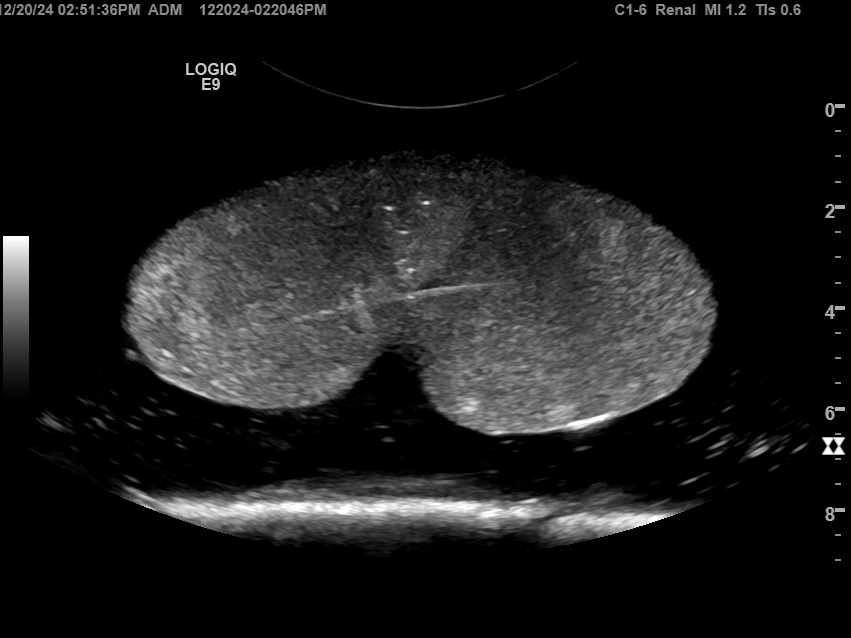
#> input picture Mini_Project_2/phantom_scan.png, 851 x 638 px, found by its file name; its folder holds 7 pictures in this run
$ python segmentation_function.py
#> lines starting #> are read from the running program, lines starting #| are printed output that depends on the picture; after the words box and inside, x2 and y2 are one past the last pixel; in counts of white or black regions, pixels touching at a corner belong together
### Mini_Project_2/cleaning.py
# Removing small white dots, filling in small black dots

import cv2
import numpy as np


# [84 lines left out: functions dots, blobs, blur_smooth, all_clean, not called in this run]

#same as all_clean but reads in mask instead of mask_filename
def clean(mask, mask_filename, base_filename, dots_kernel_size, min_blob_size, max_blob_size, blur_kernel_size):

    #DOTS CLEANING
    # Structuring element
    kernel = cv2.getStructuringElement(cv2.MORPH_ELLIPSE, (dots_kernel_size, dots_kernel_size))

    # Morphological opening: removes small white noise
    mask = cv2.morphologyEx(mask, cv2.MORPH_OPEN, kernel)

    # Morphological closing: fills small black holes
    mask = cv2.morphologyEx(mask, cv2.MORPH_CLOSE, kernel)

    #BLOBS CLEANING
    # Connected components

    # Ensure mask is in binary
    mask = (mask > 0).astype(np.uint8) * 255

    num_labels, labels, stats, _ = cv2.connectedComponentsWithStats(mask, connectivity=8)

    # keep only components larger than min_size
    mask = np.zeros_like(mask)
    for i in range(1, num_labels):  # skip background (label 0)
        area = stats[i, cv2.CC_STAT_AREA]
        if max_blob_size is None:
            if area >= min_blob_size: # blob area must be >= threshold
                mask[labels == i] = 255

        else:
            if area >= min_blob_size and max_blob_size is not None and area <= max_blob_size: # blob area must be >= threshold
                mask[labels == i] = 255

        # Blur then re-threshold to binary
    mask = cv2.GaussianBlur(mask.astype(np.uint8), (blur_kernel_size, blur_kernel_size), 0)
    mask = (mask > 127).astype(np.uint8) * 255

    cv2.imwrite(f"mask_{mask_filename}_{base_filename}", mask)

    return mask

### Mini_Project_2/apply_mask.py
# Apply segmentation mask over original image

import cv2
import numpy as np
import os


# [11 lines left out: function apply_mask, not called in this run]


#apply_mask('allclean_simple_mask.png', 'test_files/phantom_scan.png')


# same as apply_mask but reads in mask itself instead of mask filename
def apply(mask, mask_filename, image_filename, base_filename, inverted = False):
    img = cv2.imread(image_filename, cv2.IMREAD_GRAYSCALE)
    if inverted == True:
        img = 255 - img
    base_filename = os.path.splitext(os.path.basename(image_filename))[0]


    segmented_img = np.where(mask>0, img, 0).astype(np.uint8)

    cv2.imwrite(f"segmented_{mask_filename}_{base_filename}.png", segmented_img)

### Mini_Project_2/segmentation_function.py
# Full segmentation function

import cv2
import numpy as np
import os

def segment(image_filename, masktype, threshold = None, blockSize = None, C = None, k = None, dots_kernel_size = None, min_blob_size = None, max_blob_size = None, blur_kernel_size = None, inverted = False):
    img = cv2.imread(image_filename, cv2.IMREAD_GRAYSCALE)
    try:
        base_filename = f"{os.path.splitext(os.path.basename(image_filename))[0]}.png"
    except:
        base_filename = image_filename

    if masktype == "simple":

        mask = np.where(img >= threshold, 255, 0).astype(np.uint8)

    elif masktype == "mean_adaptive":

        mask = cv2.adaptiveThreshold(
            src=img,
            maxValue=255,
            adaptiveMethod=cv2.ADAPTIVE_THRESH_MEAN_C,  # Mean of the neighborhood
            thresholdType=cv2.THRESH_BINARY,
            blockSize=blockSize,   # Size of neighborhood (must be odd and >1)
                            # Width and height (in pixels) of the square neighborhood
            C=C            # Constant subtracted from mean
                            # Negative number good if ROI is brighter than background
        )

    elif masktype == "gaussian_adaptive":
        mask = cv2.adaptiveThreshold(
            src=img,
            maxValue=255,
            adaptiveMethod=cv2.ADAPTIVE_THRESH_GAUSSIAN_C,  # Gaussian window
            thresholdType=cv2.THRESH_BINARY,
            blockSize=blockSize,   # Size of neighborhood (must be odd)
            C=C             # Constant subtracted from weighted mean
        )

    elif masktype == "sauvola":

        from skimage.util import view_as_windows

        # Parameters
        #blockSize = 15  # Odd number
        #k = 0.7         # Controls how much std dev influences threshold
        R = 128          # dynamic range for std dev in 8-bit images. usually 128

        # Pad the image to handle borders
        pad = blockSize // 2
        padded_img = cv2.copyMakeBorder(img, pad, pad, pad, pad, borderType=cv2.BORDER_REFLECT)

        # Create sliding windows
        windows = view_as_windows(padded_img, (blockSize, blockSize))

        # Compute local means and stds
        means = np.mean(windows, axis=(2, 3))
        stds = np.std(windows, axis=(2, 3))

        # Sauvola threshold matrix
        sauvola_thresholds = means * (1 + k * ((stds / R) - 1))

        # Apply threshold
        mask = (img > sauvola_thresholds).astype(np.uint8) * 255


    elif masktype == "otsu":

        _, mask = cv2.threshold(
            img,                # input image
            0,                  # initial threshold (ignored)
            255,                # max value for binary
            cv2.THRESH_BINARY + cv2.THRESH_OTSU
        )


    #cv2.imwrite(f"{masktype}_mask_{base_filename}.png", mask)
    from cleaning import clean
    cleaned_mask = clean(mask, masktype, base_filename, dots_kernel_size, min_blob_size, max_blob_size, blur_kernel_size)

    from apply_mask import apply
    if inverted == False:
        apply(cleaned_mask, masktype, image_filename, base_filename, inverted = False)
    else:
        apply(cleaned_mask, masktype, image_filename, base_filename, inverted = True)

    return cleaned_mask


segment('test_files/phantom_scan.png', 'simple', threshold = 10, dots_kernel_size = 11, min_blob_size = 100000, blur_kernel_size = 91)
#> in segment, img is the input picture: shape (638, 851); min 0, max 255, mean 26
#> in segment, `mask = np.where(img >= threshold, 255, 0).astype(np.uint8)`:
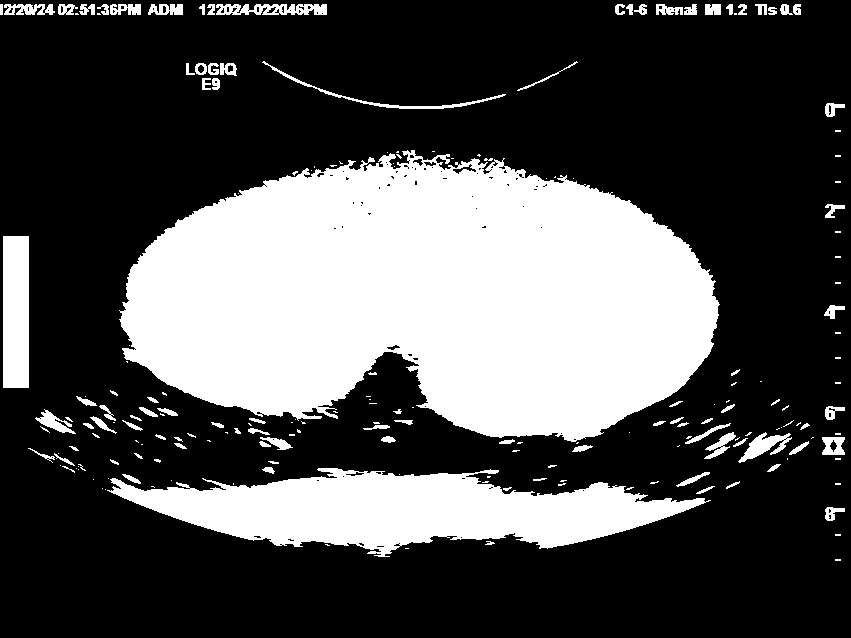
#> mask: shape (638, 851); 31.1% white; 200 white regions (103 under 20 px), largest, box (x1, y1, x2, y2) and area: (119, 150, 720, 442) 125214, (107, 468, 711, 557) 28992, (3, 236, 29, 388) 3952
#> in clean, `mask = cv2.morphologyEx(mask, cv2.MORPH_OPEN, kernel)`: mask: shape (638, 851); 28.5% white; 5 white regions, box (x1, y1, x2, y2) and area: (121, 165, 718, 441) 122711, (119, 472, 691, 550) 27639, (3, 236, 29, 388) 3920, (746, 437, 774, 459) 375, (42, 413, 55, 427) 137
#> in clean, `mask = cv2.morphologyEx(mask, cv2.MORPH_CLOSE, kernel)`: mask: shape (638, 851); 28.7% white; 5 white regions, box (x1, y1, x2, y2) and area: (121, 165, 718, 441) 123036, (119, 472, 691, 550) 27731, (0, 236, 29, 388) 4356, (746, 437, 774, 459) 376, (42, 413, 55, 427) 137
#> in clean, `num_labels, labels, stats, _ = cv2.connectedComponentsWithStats(mask, ..`: labels: shape (638, 851) int32; 6 distinct labels, from 0 to 5
#> in clean, `num_labels, labels, stats, _ = cv2.connectedComponentsWithStats(mask, ..`: num_labels = 6; stats = [[0, 0, 851, 638, 387302], [121, 165, 597, 276, 123036], [0, 236, 29, 152, 4356], [42, 413, 13, 14, 137], [746, 437, 28, 22, 376], [119, 472, 572, 78, 27731]]
#> the loop in clean, `for i in range(1, num_labels):` made 5 passes
#> area on passes 1 to 5: 123036, 4356, 137, 376, 27731
#> after the loop in clean, `for i in range(1, num_labels):`: mask: shape (638, 851); 22.7% white; 1 white region, box (x1, y1, x2, y2) and area: (121, 165, 718, 441) 123036
#> in clean, `mask = (mask > 127).astype(np.uint8) * 255`: mask: shape (638, 851); 22.6% white; 1 white region, box (x1, y1, x2, y2) and area: (124, 168, 716, 438) 122437


segment('test_files/inverted_IJcarotid.png', 'simple', threshold = 215, dots_kernel_size = 3, min_blob_size = 1500, max_blob_size = 10000 , blur_kernel_size = 31, inverted = True)
#> call 2 of segment, with image_filename = 'test_files/inverted_IJcarotid.png', masktype = 'simple', threshold = 215, dots_kernel_size = 3, min_blob_size = 1500, max_blob_size = 10000, blur_kernel_size = 31, inverted = True
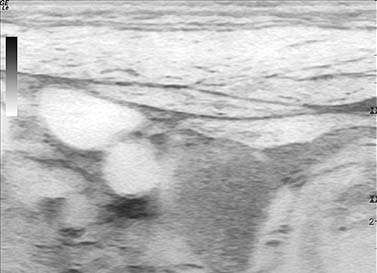
#> input picture Mini_Project_2/inverted_IJcarotid.png, 377 x 273 px, found by its file name
#> in segment, img is the input picture: shape (273, 377); min 0, max 255, mean 186.5
#> in segment (call 2), `mask = np.where(img >= threshold, 255, 0).astype(np.uint8)`: mask: shape (273, 377); 28.9% white; 217 white regions (186 under 20 px), largest, box (x1, y1, x2, y2) and area: (1, 23, 377, 93) 15923, (32, 89, 163, 193) 5769, (205, 115, 335, 147) 1661
#> in clean (call 2), `mask = cv2.morphologyEx(mask, cv2.MORPH_OPEN, kernel)`: mask: shape (273, 377); 26.3% white; 98 white regions (50 under 20 px), largest, box (x1, y1, x2, y2) and area: (1, 24, 377, 85) 15480, (35, 89, 143, 149) 4033, (106, 142, 160, 190) 1553
#> in clean (call 2), `mask = cv2.morphologyEx(mask, cv2.MORPH_CLOSE, kernel)`: mask: shape (273, 377); 27.2% white; 85 white regions (44 under 20 px), largest, box (x1, y1, x2, y2) and area: (0, 24, 377, 85) 15951, (35, 89, 143, 149) 4040, (106, 142, 160, 193) 1655
#> in clean (call 2), `num_labels, labels, stats, _ = cv2.connectedComponentsWithStats(mask, ..`: labels: shape (273, 377) int32; 86 distinct labels, from 0 to 85
#> in clean (call 2), `num_labels, labels, stats, _ = cv2.connectedComponentsWithStats(mask, ..`: num_labels = 86; stats = 86 rows, first 6: [0, 0, 377, 273, 74960], [12, 5, 8, 4, 21], [21, 5, 7, 4, 18], [36, 4, 26, 6, 82], [63, 5, 16, 5, 45], [82, 5, 11, 3, 25]
#> the loop in clean (call 2), `for i in range(1, num_labels):` made 85 passes
#> area on passes 1, 3, 4, 5, 6, 11, 16, 19, 22, 25, 27, 28: 21, 82, 45, 25, 23, 59, 27, 73, 164, 20, 22, 27
#> after the loop in clean (call 2), `for i in range(1, num_labels):`: mask: shape (273, 377); 5.5% white; 2 white regions, box (x1, y1, x2, y2) and area: (35, 89, 143, 149) 4040, (106, 142, 160, 193) 1655
#> in clean (call 2), `mask = (mask > 127).astype(np.uint8) * 255`: mask: shape (273, 377); 5.4% white; 2 white regions, box (x1, y1, x2, y2) and area: (38, 89, 140, 148) 3988, (110, 144, 157, 189) 1591


segment('test_files/inverted_carotid.png', 'simple', threshold = 235, dots_kernel_size = 3, min_blob_size = 2000, max_blob_size = 2900 , blur_kernel_size = 31, inverted = True)
#> call 3 of segment, with image_filename = 'test_files/inverted_carotid.png', masktype = 'simple', threshold = 235, dots_kernel_size = 3, min_blob_size = 2000, max_blob_size = 2900, blur_kernel_size = 31, inverted = True
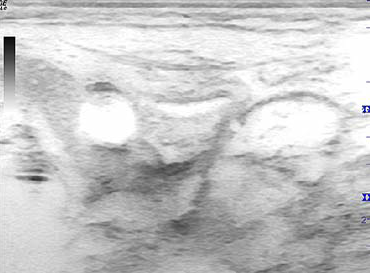
#> input picture Mini_Project_2/inverted_carotid.png, 370 x 273 px, found by its file name
#> in segment (call 3), `mask = np.where(img >= threshold, 255, 0).astype(np.uint8)`: mask: shape (273, 370); 21.8% white; 193 white regions (173 under 20 px), largest, box (x1, y1, x2, y2) and area: (0, 20, 370, 114) 12457, (240, 101, 344, 153) 3486, (73, 97, 138, 143) 2144
#> call 3 of clean, with mask_filename = 'simple', base_filename = 'inverted_carotid.png', dots_kernel_size = 3, min_blob_size = 2000, max_blob_size = 2900, blur_kernel_size = 31
#> in clean (call 3), `mask = cv2.morphologyEx(mask, cv2.MORPH_OPEN, kernel)`: mask: shape (273, 370); 20% white; 45 white regions (24 under 20 px), largest, box (x1, y1, x2, y2) and area: (0, 20, 370, 111) 10958, (241, 101, 342, 152) 3370, (74, 97, 137, 143) 2108
#> in clean (call 3), `mask = cv2.morphologyEx(mask, cv2.MORPH_CLOSE, kernel)`: mask: shape (273, 370); 20.8% white; 35 white regions (14 under 20 px), largest, box (x1, y1, x2, y2) and area: (0, 20, 370, 111) 11509, (241, 101, 342, 154) 3513, (74, 97, 137, 143) 2133
#> in clean (call 3), `num_labels, labels, stats, _ = cv2.connectedComponentsWithStats(mask, ..`:
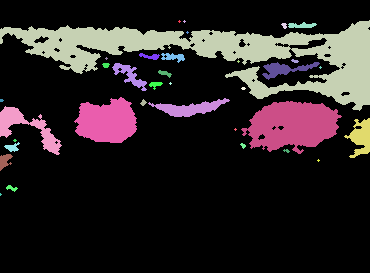
#> labels: shape (273, 370) int32; 36 distinct labels, from 0 to 35; one colour per label, 0 black
#> in clean (call 3), `num_labels, labels, stats, _ = cv2.connectedComponentsWithStats(mask, ..`: num_labels = 36; stats = 36 rows, first 6: [0, 0, 370, 273, 79987], [178, 20, 3, 3, 5], [183, 20, 3, 3, 5], [0, 20, 370, 91, 11509], [281, 23, 6, 6, 24], [288, 22, 29, 6, 117]
#> the loop in clean (call 3), `for i in range(1, num_labels):` made 35 passes
#> area on passes 3, 4, 5, 7, 8, 10, 12, 13, 14, 16, 17, 20: 11509, 24, 117, 78, 132, 20, 30, 343, 421, 52, 59, 2133
#> after the loop in clean (call 3), `for i in range(1, num_labels):`: mask: shape (273, 370); 2.1% white; 1 white region, box (x1, y1, x2, y2) and area: (74, 97, 137, 143) 2133
#> in clean (call 3), `mask = (mask > 127).astype(np.uint8) * 255`: mask: shape (273, 370); 2% white; 1 white region, box (x1, y1, x2, y2) and area: (77, 99, 136, 143) 2050


# [12 lines of commented-out code are left out]

segment('test_files/inverted_carotid_dicom.png', 'simple', threshold = 135, dots_kernel_size = 27, min_blob_size = 4500, max_blob_size = 5000 , blur_kernel_size = 51, inverted = True)
#> call 4 of segment, with image_filename = 'test_files/inverted_carotid_dicom.png', masktype = 'simple', threshold = 135, dots_kernel_size = 27, min_blob_size = 4500, max_blob_size = 5000, blur_kernel_size = 51, inverted = True
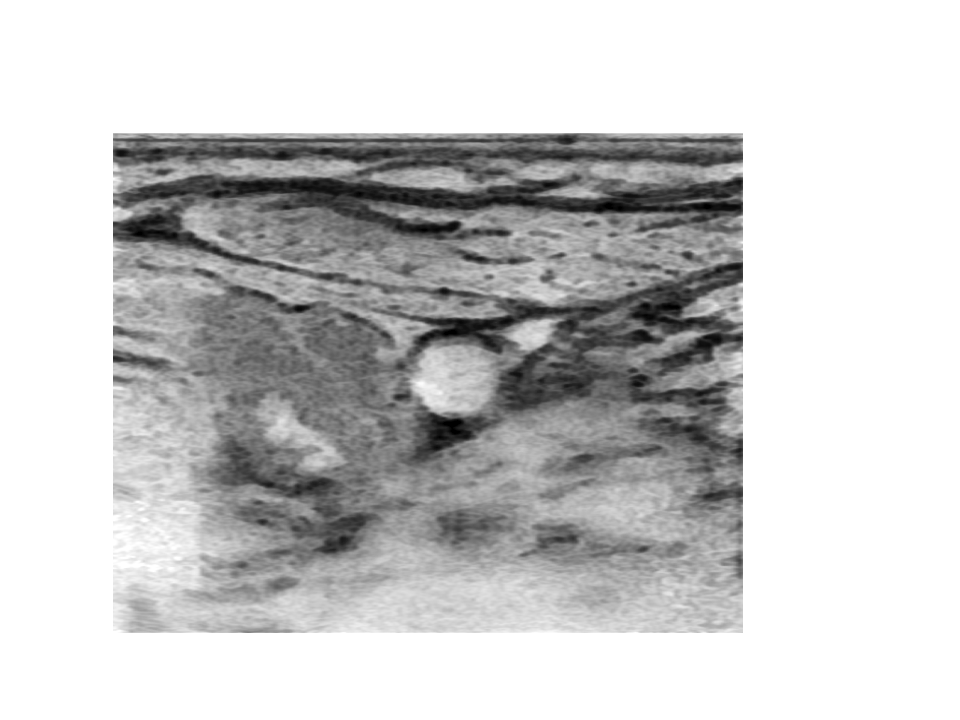
#> input picture Mini_Project_2/inverted_carotid_dicom.png, 960 x 720 px, found by its file name
#> in segment, img is the input picture: shape (720, 960); min 0, max 255, mean 202.1
#> in segment (call 4), `mask = np.where(img >= threshold, 255, 0).astype(np.uint8)`: mask: shape (720, 960); 80.1% white; 205 black regions (133 under 20 px), largest, box (x1, y1, x2, y2) and area: (113, 134, 743, 565) 125249, (425, 507, 516, 550) 2498, (519, 523, 655, 564) 2251
#> call 4 of clean, with mask_filename = 'simple', base_filename = 'inverted_carotid_dicom.png', dots_kernel_size = 27, min_blob_size = 4500, max_blob_size = 5000, blur_kernel_size = 51
#> in clean (call 4), `mask = cv2.morphologyEx(mask, cv2.MORPH_OPEN, kernel)`: mask: shape (720, 960); 70.3% white; 5 black regions (4 under 20 px), largest, box (x1, y1, x2, y2) and area: (113, 134, 743, 592) 205439
#> in clean (call 4), `mask = cv2.morphologyEx(mask, cv2.MORPH_CLOSE, kernel)`: mask: shape (720, 960); 71% white; 3 black regions, box (x1, y1, x2, y2) and area: (113, 134, 743, 591) 195991, (518, 523, 602, 563) 2578, (113, 327, 156, 378) 1698
#> in clean (call 4), `num_labels, labels, stats, _ = cv2.connectedComponentsWithStats(mask, ..`:
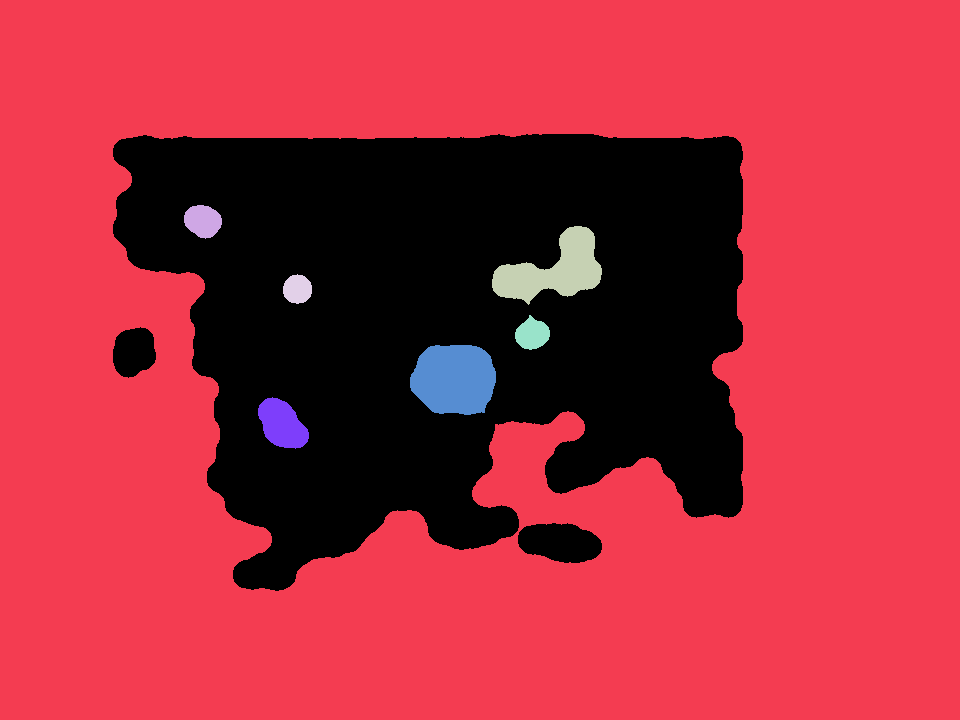
#> labels: shape (720, 960) int32; 8 distinct labels, from 0 to 7; one colour per label, 0 black
#> in clean (call 4), `num_labels, labels, stats, _ = cv2.connectedComponentsWithStats(mask, ..`: num_labels = 8; stats = [[113, 134, 630, 457, 200267], [0, 0, 960, 720, 477366], [184, 205, 38, 34, 961], [492, 226, 110, 79, 4370], [283, 274, 29, 30, 674], [515, 315, 35, 35, 835], [410, 345, 86, 70, 4942], [258, 397, 51, 52, 1785]]
#> the loop in clean (call 4), `for i in range(1, num_labels):` made 7 passes
#> area on passes 1 to 7: 477366, 961, 4370, 674, 835, 4942, 1785
#> after the loop in clean (call 4), `for i in range(1, num_labels):`: mask: shape (720, 960); 0.71% white; 1 white region, box (x1, y1, x2, y2) and area: (410, 345, 496, 415) 4942
#> in clean (call 4), `mask = (mask > 127).astype(np.uint8) * 255`: mask: shape (720, 960); 0.69% white; 1 white region, box (x1, y1, x2, y2) and area: (412, 345, 495, 414) 4740
#> call 4 of apply, with mask_filename = 'simple', image_filename = 'test_files/inverted_carotid_dicom.png', base_filename = 'inverted_carotid_dicom.png', inverted = True
#> in apply (call 4), `img = 255 - img`:
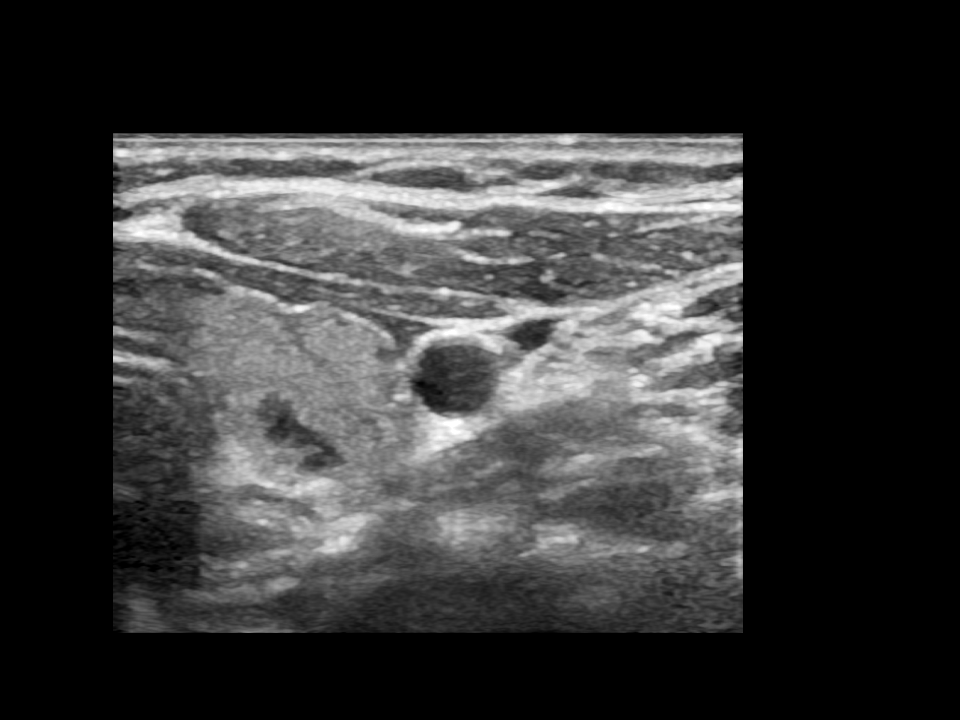
#> img: shape (720, 960); min 0, max 255, mean 52.9


# [12 lines of commented-out code are left out]

segment('test_files/inverted_carotid_dicom.png', 'simple', threshold = 135, dots_kernel_size = 27, min_blob_size = 4500, max_blob_size = 5000 , blur_kernel_size = 51, inverted = True)
